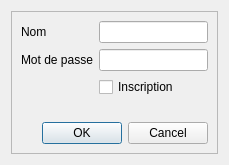
<?xml version="1.0" encoding="UTF-8"?>
<ui version="4.0">
 <class>Identification</class>
 <widget class="QDialog" name="Identification">
  <property name="geometry">
   <rect>
    <x>0</x>
    <y>0</y>
    <width>229</width>
    <height>165</height>
   </rect>
  </property>
  <property name="windowTitle">
   <string>Dialog</string>
  </property>
  <layout class="QGridLayout" name="gridLayout_2">
   <item row="0" column="0">
    <widget class="QFrame" name="frame">
     <property name="frameShape">
      <enum>QFrame::StyledPanel</enum>
     </property>
     <property name="frameShadow">
      <enum>QFrame::Raised</enum>
     </property>
     <layout class="QGridLayout" name="gridLayout">
      <item row="0" column="0">
       <layout class="QFormLayout" name="formLayout">
        <item row="0" column="0">
         <widget class="QLabel" name="nomLabel">
          <property name="text">
           <string>Nom</string>
          </property>
         </widget>
        </item>
        <item row="0" column="1">
         <widget class="QLineEdit" name="Nom"/>
        </item>
        <item row="1" column="0">
         <widget class="QLabel" name="mdpLabel">
          <property name="text">
           <string>Mot de passe</string>
          </property>
         </widget>
        </item>
        <item row="1" column="1">
         <widget class="QLineEdit" name="Mdp">
          <property name="echoMode">
           <enum>QLineEdit::Password</enum>
          </property>
         </widget>
        </item>
        <item row="2" column="1">
         <widget class="QCheckBox" name="inscription">
          <property name="text">
           <string>Inscription</string>
          </property>
         </widget>
        </item>
       </layout>
      </item>
      <item row="1" column="0">
       <widget class="QDialogButtonBox" name="validation">
        <property name="standardButtons">
         <set>QDialogButtonBox::Cancel|QDialogButtonBox::Ok</set>
        </property>
       </widget>
      </item>
     </layout>
    </widget>
   </item>
  </layout>
 </widget>
 <resources/>
 <connections/>
</ui>
